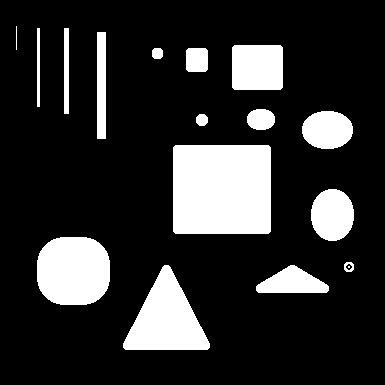
%> input picture grayscale images/shape.png, 385 x 385 px
$ octave synthetic_image_script_grayscale_2_phase.m   (GNU Octave 9; MATLAB toolbox functions it lacks are replaced by stand-ins)
%> lines starting %> are read from the running program, lines starting %| are printed output that depends on the picture; in (x1, y1, x2, y2) boxes, pixels count from 0 and x2, y2 are one past the last pixel; in counts of white or black regions, pixels touching at a corner belong together; the program's own positions count from 1
### utils/rescale_image.m
function h = rescale_image(F)

%rescale image values to be between 0 and 1
h = double(F);
h= h-min(min(h));
h = h/max(max(h));
end

### utils/make_circle.m
%%%%%%%%%%%%%%%%%%%%%%%%%%%%%%%%%%%%%%%%%%%%%%%%%%%%%%%%%%%%%%%%%%%%%%%%%%
%This function creates an circle as an initialization for segmentation.
%
%Input:
%   mx: height of the image
%   my: length of the image
%   r: radius of the circle
%Output:
%   Circ: circle region initialization
%%%%%%%%%%%%%%%%%%%%%%%%%%%%%%%%%%%%%%%%%%%%%%%%%%%%%%%%%%%%%%%%%%%%%%%%%%%
function Circ = make_circle(mx,my,r)

%determine center of circle
Cx = floor(mx/2);
Cy = floor(my/2);

%create circle
[columnsInImage rowsInImage] = meshgrid(1:mx, 1:my);

Circ = (rowsInImage - Cy).^2 ...
    + (columnsInImage - Cx).^2 <= r.^2;


end

### L1L2method/L1L2_two_phase.m
%%%%%%%%%%%%%%%%%%%%%%%%%%%%%%%%%%%%%%%%%%%%%%%%%%%%%%%%%%%%%%%%%%%%%%%%%%
%This function performs grayscale two phase segmentation using L1-alpha* L2
%TV.
%Input:
%   f: image
%   u_initial: initialization
%   pm: set of parameters
%
%Output:
%   u: segmentation result
%%%%%%%%%%%%%%%%%%%%%%%%%%%%%%%%%%%%%%%%%%%%%%%%%%%%%%%%%%%%%%%%%%%%%%%%%%%
function [u,c1,c2] = L1L2_two_phase(f,u_initial, pm)

    %set u
    u = u_initial;

    %compute c1 and c2
    error = 10^(-5)*eye(size(u));
    c1=sum(f(:).*u(:))./sum(u(:)+error(:));
    c2=sum(f(:).*(1-u(:)))./sum((1-u(:))+error(:));

    %compute r
    r = (c1-f).^2- (c2-f).^2;

    %run DCA algorithm
    for i = 1:pm.outer_iter
        u_old = u;

        u = PDHGLS(u, r, pm.alpha, pm.lambda, pm.c, pm.inner_iter, pm.tau, pm.beta);

        %update c1 and c2
        error = 10^(-5)*eye(size(u));
        c1=sum(f(:).*u(:))./sum(u(:)+error(:));
        c2=sum(f(:).*(1-u(:)))./sum((1-u(:))+error(:));

        %update r
        r = (c1-f).^2- (c2-f).^2;

        %compute relative error
        relerr = norm(u_old - u, 'fro')/max([norm(u_old, 'fro'), norm(u, 'fro'), eps]);

        %stopping condition
        if relerr <1e-6 && i > 2
            fprintf('Number of DCA inner iterations completed: %d \n \n', i);
            break;
        end
    end

    if i == pm.outer_iter
        fprintf('Number of DCA outer iterations completed: %d \n \n', i);
    end
end

### L1L2method/PDHGLS.m
%%%%%%%%%%%%%%%%%%%%%%%%%%%%%%%%%%%%%%%%%%%%%%%%%%%%%%%%%%%%%%%%%%%%%%%%%%
%This function performs PDHG with line search to solve for u for each iteration of
%the DCA algorithm
%
%Input:
%   u0: initial iterate of the solution u
%   r: linear constant function
%   alpha: paramter for L1-alpha*L2
%   lambda: fidelity parameter
%   c: strong convexity parameter
%   inner_iter: number of iterations to run PDHG
%   tau: step size for gradient descent of primal variable
%   beta: ratio parameter
%
%Output:
%   u: solution of the DCA iteration
%%%%%%%%%%%%%%%%%%%%%%%%%%%%%%%%%%%%%%%%%%%%%%%%%%%%%%%%%%%%%%%%%%%%%%%%%%%
function u = PDHGLS(u0,r, alpha, lambda, c, inner_iter, tau, beta)
    %set decreasing parameter for line search
    mu = 7.5e-5;

    %set delta parameter for when to end line search
    delta = 0.9999;

    %obtain size
    [rows, cols] = size(u0);

    %set u0 to be the first iterate of solution
    u = u0;

    %obtain Dx and Dy of u0
    ux = Dx(u0);
    uy  =Dy(u0);

    %compute gradient of u
    ugrad = sqrt(abs(ux).^2+abs(uy).^2);
    eps = 1e-8;

    %compute qx and qy
    qx = ux./(ugrad+eps);
    qy = uy./(ugrad+eps);

    %preinitialize
    px = zeros(rows,cols);
    py = zeros(rows,cols);

    %initialize changing step size
    tau_old = tau;
    theta = 1;
    for i=1:inner_iter
        %store old u
        u_old = u;

        %update u
        u_new = (tau_old/(2*c*tau_old+1))*((2*c*u0+u/tau_old) - lambda*r+alpha*(Dxt(qx)+Dyt(qy))-Dxt(px)-Dyt(py));
        u_new = min(max(u_new,0),1);
        u = u_new;

        %performing line search starts here
        tau_new = sqrt(1+theta)*tau_old;
        theta = tau_new/tau_old;

        u_bar= (1+theta)*u_new-theta*u_old;

        %update px and py
        px_new = px+beta*tau_new*Dx(u_bar);
        px_new = px_new./(max(abs(px_new),1));
        py_new = py+beta*tau_new*Dy(u_bar);
        py_new = py_new./(max(abs(py_new),1));

        while(sqrt(beta)*tau_new*(norm([Dxt(px_new);Dyt(py_new)]-[Dxt(px);Dyt(py)],'fro'))>delta*(norm([px_new;py_new]-[px;py],'fro')))
            %update tau
            tau_new = tau_new*mu;

            %compute thetha
            theta = tau_new/tau_old;

            %compute u_bar
            u_bar= (1+theta)*u_new-theta*u_old;

            %update px and py
            px_new = px+beta*tau_new*Dx(u_bar);
            px_new = px_new./(max(abs(px_new),1));
            py_new = py+beta*tau_new*Dy(u_bar);
            py_new = py_new./(max(abs(py_new),1));
        end

        %update
        tau_old = tau_new;
        px = px_new;
        py = py_new;

        % stop conditions
        relerr = norm(u_old - u, 'fro')/max([norm(u_old, 'fro'), norm(u, 'fro'), eps]);

        if relerr < 1e-6 && i > 2
            fprintf('Number of PDHGLS iterations completed: %d \n \n', i);
            break;
        end

    end
end

### utils/Dx.m
%%%%%%%%%%%%%%%%%%%%%%%%%%%%%%%%%%%%%%%%%%%%%%%%%%%%%%%%%%%%%%%%%%%%%%%%%%
%This function performs the discrete gradient operator in x-direction.
%
%Input:
%   u: function whose Dx will be computed
%Output:
%   d: Dx of u
%Note: Code is from Yifei Lou.
%%%%%%%%%%%%%%%%%%%%%%%%%%%%%%%%%%%%%%%%%%%%%%%%%%%%%%%%%%%%%%%%%%%%%%%%%%%
function d = Dx(u)
%obtain matrix size of u
[rows,cols] = size(u);

%preinitialize matrix
d = zeros(rows,cols);

%compute Dx(u)
d(:,2:cols) = u(:,2:cols)-u(:,1:cols-1);
d(:,1) = u(:,1)-u(:,cols);
return

### utils/Dy.m
%%%%%%%%%%%%%%%%%%%%%%%%%%%%%%%%%%%%%%%%%%%%%%%%%%%%%%%%%%%%%%%%%%%%%%%%%%
%This function performs the discrete gradient operator in y-direction.
%
%Input:
%   u: function whose Dy will be computed
%Output:
%   d: Dy of u
%Note: Code is from Yifei Lou.
%%%%%%%%%%%%%%%%%%%%%%%%%%%%%%%%%%%%%%%%%%%%%%%%%%%%%%%%%%%%%%%%%%%%%%%%%%%
function d = Dy(u)
%obtain size of matrix
[rows,cols] = size(u);

%preinitialize
d = zeros(rows,cols);

%compute Dy(u)
d(2:rows,:) = u(2:rows,:)-u(1:rows-1,:);
d(1,:) = u(1,:)-u(rows,:);
return

### fuzzyL1L2method/fuzzy_L1L2.m
%%%%%%%%%%%%%%%%%%%%%%%%%%%%%%%%%%%%%%%%%%%%%%%%%%%%%%%%%%%%%%%%%%%%%%%%%%
%This function performs L1-alpha* L2 TV for fuzzy region competition model
%for grayscale segmentation.
%Input:
%   f: image
%   u_initial: initialization
%   pm: set of parameters
%   k: number of regions
%
%Output:
%   u_result: segmentation result
%   c_result: color values for each region
%%%%%%%%%%%%%%%%%%%%%%%%%%%%%%%%%%%%%%%%%%%%%%%%%%%%%%%%%%%%%%%%%%%%%%%%%%%
function [u_result, c_result] = fuzzy_L1L2(f, u_initial, pm, k)

%obtain dimensions of the image
M = size(f,1);
N = size(f,2);

%preinitialize cell
u_result = u_initial;

%sum up the u's
sum_u = sum(cat(3,u_result{:}),3);

%normalize each u's
for i = 1:k
    u_result{i} = u_result{i}./sum_u;
end

%set error
error = 10^(-10)*eye(M,N);

%compute constant values for each region
c_result = {};
rel_err = ones(k,1);
for i = 1:k
    c_result{i} = sum(f(:).*u_result{i}(:))./sum(u_result{i}(:) + error(:));
end

%optimize model
for i =1:pm.outer_iter

    %set old u_result to be current u result
    old_u_result = u_result;

    %perform inner convex optimization for each u_j
    for j = 1:k

        %compute fidelity for region j
        f_k = (f-c_result{j}).^2;

        %compute 1-sum_{i \neq j} u_i
        u2 = ones(M,N) - (sum_u-u_result{j});

        %perform primal-dual hybrid gradient with line search
        u_result{j} = PDHGLS2(u_result{j}, u2, f_k, pm.alpha, pm.lambda, pm.nu, pm.c, pm.inner_iter, pm.tau, pm.beta);

        %compute new sum across u_j's
        sum_u = sum(cat(3,u_result{:}),3);
    end

    %update the c_j's
    for j = 1:k
        c_result{j} = sum(f(:).*u_result{j}(:))./sum(u_result{j}(:) + error(:));
        rel_err(j) = norm(old_u_result{j} - u_result{j}, 'fro')/max([norm(old_u_result{j},'fro'), norm(u_result{j}, 'fro'), eps]);
    end

    %check stopping condition
    if max(rel_err) < 1e-4 && i >2
        fprintf('Number of DCA inner iterations completed: %d \n \n', i);
        break;
    end
end

%print number of outer iterations
if i == pm.outer_iter
    fprintf('Number of DCA outer iterations completed: %d \n \n', i);
end

end

### scripts/grayscale_synthetic_image_2phase/synthetic_image_script_grayscale_2_phase.m
%%This scripts performs two-phase image segmentation using the AITV models
%%on a synthetic grayscale image with no impulse noise.

%% read image
fui8 = imread('shape.png');
%> fui8 is the input picture: size 385x385x3 uint8; 18.3% white; 17 white regions (1 under 20 px), largest, box (x1, y1, x2, y2) and area: (173, 145, 271, 234) 8710, (37, 237, 110, 305) 4300, (123, 265, 210, 350) 4183
fui8 = rgb2gray(fui8);
f = double(fui8);
[N,M] = size(f);
%> N = 385; M = 385
fg = rescale_image(f);


%% CV method
%set parameters
pm.outer_iter = 20;
pm.alpha = 1.0;
pm.lambda = 2.0;
pm.c = 1e-8;
pm.inner_iter = 300;
pm.tau = 1/8;
pm.beta = 1;
pm.nu = 10;

%preinitialize segmentation
u = make_circle(M,N,10);

u = double(u);

u_initial{1} = u;
u_initial{2} = ones(M,N)-u;

%L1-1.0L2
tic;
L1_L2_u1 = L1L2_two_phase(fg, u, pm);
%> in L1L2_two_phase, `c1=sum(f(:).*u(:))./sum(u(:)+error(:));`: c1 = 1
%> in L1L2_two_phase, `c2=sum(f(:).*(1-u(:)))./sum((1-u(:))+error(:));`: c2 = 0.181
%> the loop in L1L2_two_phase, `for i = 1:pm.outer_iter` made 5 passes
%> (c2, relerr) on passes 1 to 5: (0.000245, 0.994), (7.54e-05, 0.0261), (5.77e-05, 0.0137), (0, 0.00904), (0, 0)
%> pass 2, in PDHGLS (call 2), `ux = Dx(u0);`:
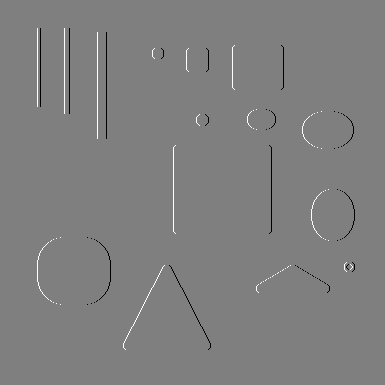
%> ux: size 385x385 double; min -1, max 1, mean 0; drawn with min black and max white
%> pass 2, in PDHGLS (call 2), `uy  =Dy(u0);`:
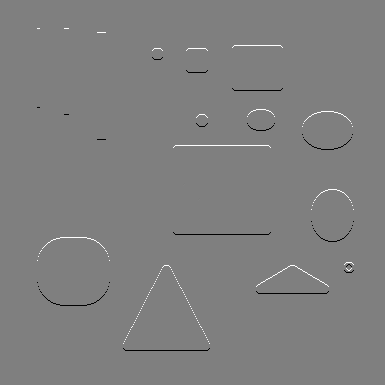
%> uy: size 385x385 double; min -1, max 1, mean 0; mean of the top-left, top-right, bottom-left and bottom-right quarters 0.000515, 0.00265, -0.000513, -0.00263; drawn with min black and max white
toc

L1_L2_u1_f = fuzzy_L1L2(fg, u_initial, pm, 2);
%> after the loop in fuzzy_L1L2, `for i = 1:k`: c_result = {1, 0.181}
%> (the run ends here)
